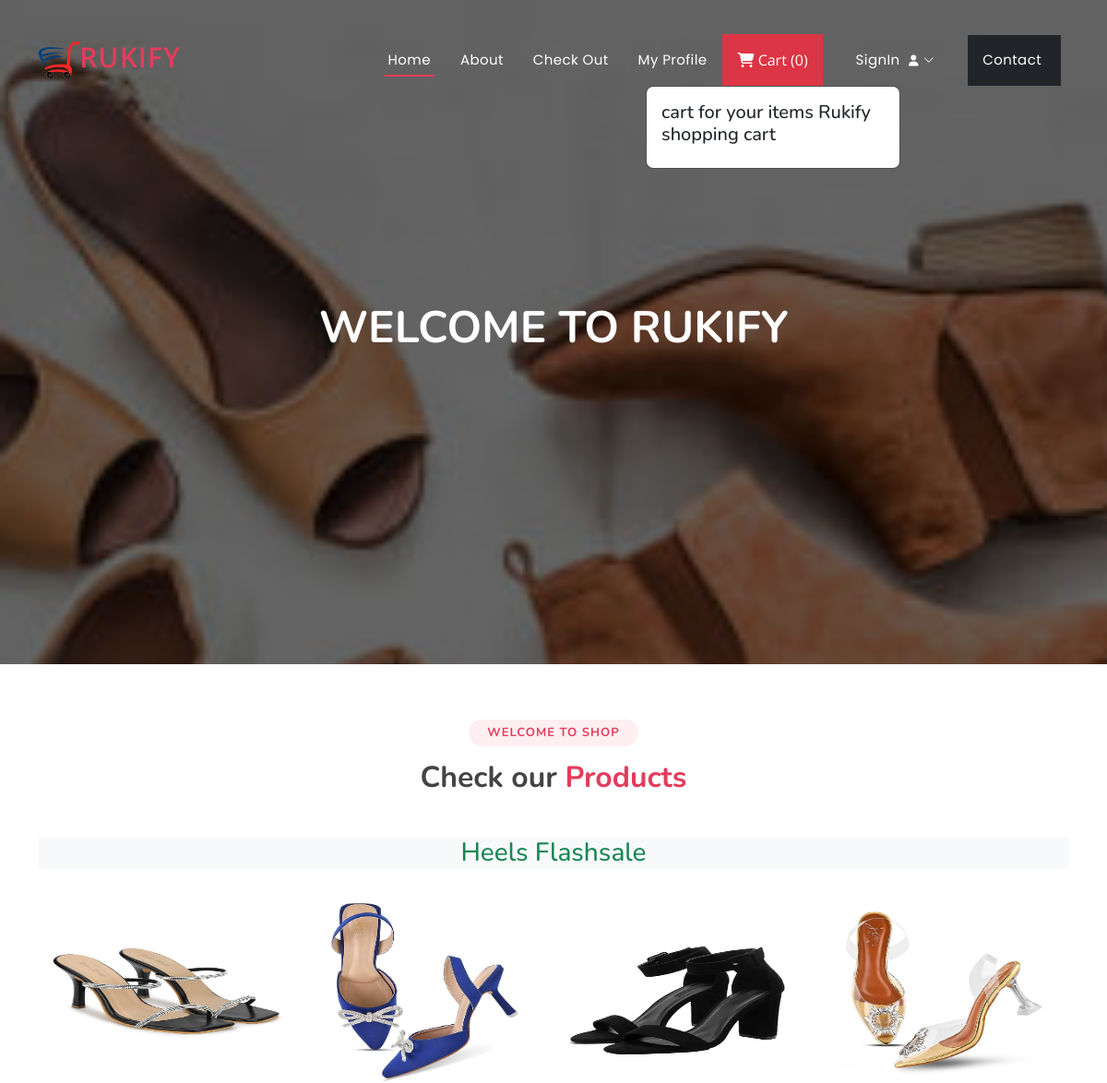
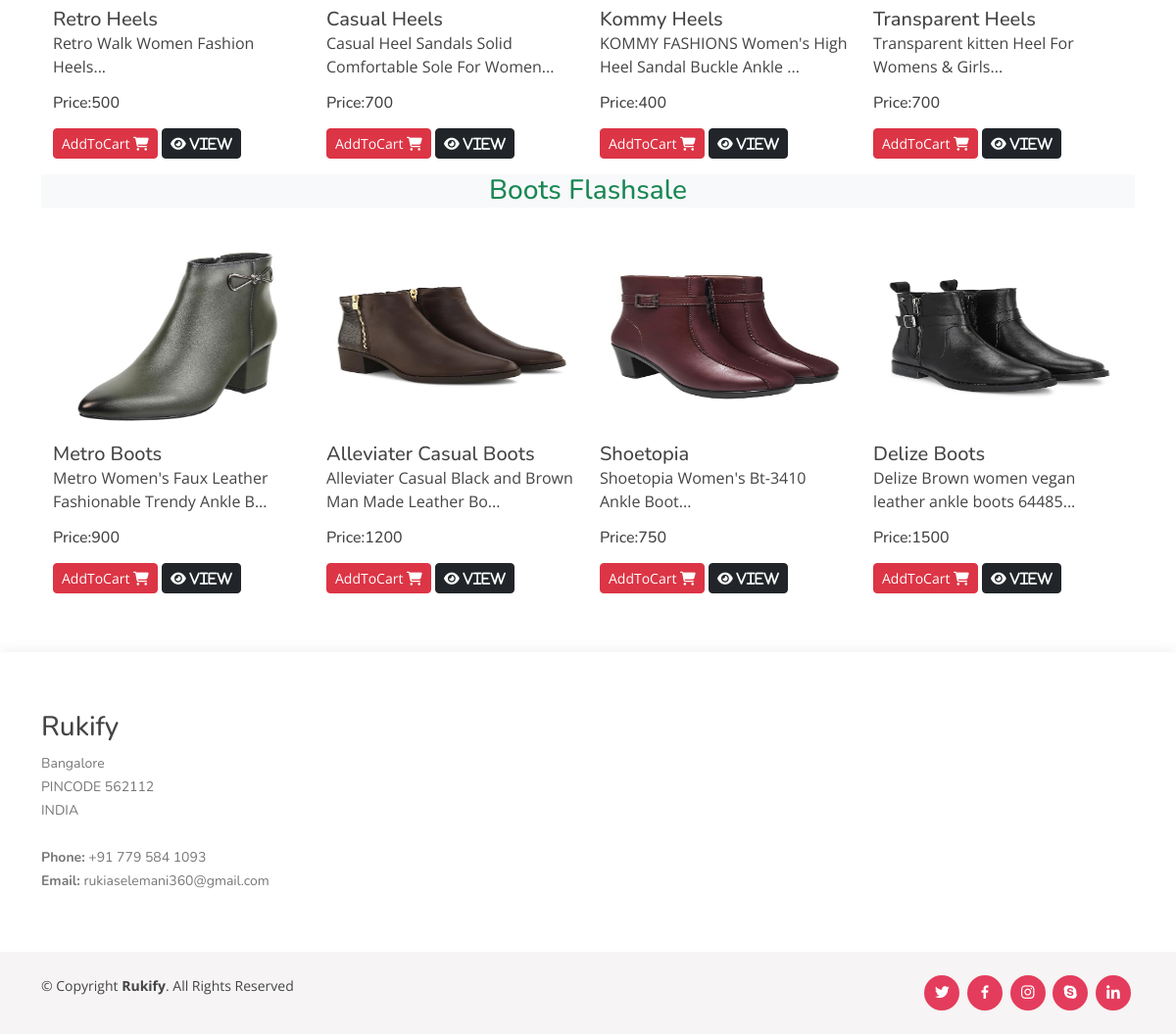
The page / on the database its author committed (2 pictures, top to bottom).
### ecommerceapp/models.py (models this page shows, shortened)
class Product(models.Model):
    product_id = models.AutoField
    product_name = models.CharField(max_length=100)
    category = models.CharField(max_length=100, default="")
    subcategory = models.CharField(max_length=50, default="")
    price = models.IntegerField(default=0)
    desc = models.CharField(max_length=300)
    image = models.ImageField(upload_to='images/images')

### ecommerceapp/views.py (the view)
# urls.py: path('', views.index, name="index"),
def index(request):
    allProds = []
    catprods = Product.objects.values('category','id')
    print(catprods)
    cats = {item['category'] for item in catprods}
    for cat in cats:
        prod= Product.objects.filter(category=cat)
        n=len(prod)
        nSlides = n // 4 + ceil((n / 4) - (n // 4))
        allProds.append([prod, range(1, nSlides), nSlides])
    params= {'allProds':allProds}
    return render(request, 'index.html',params)

### templates/index.html (shortened to what this page needs)
{% extends "base.html" %}
{% block content %}
<h1>WELCOME TO RUKIFY</h1>
{% endblock content %}
{% block body %}
{% load static %}
<section id="portfolio" class="portfolio">
  <div class="container">
    <div class="section-title">
      <h2>Welcome to Shop</h2>
      <h3>Check our <span>Products</span></h3>
    </div>
    {% for product, range, nSlides in allProds %}
    <h3 class="my-3 text-center text-success bg-light">
      {{product.0.category}} Flashsale
    </h3>
    <div class="container">
      <div class="row">
        {% for i in product %}
        <div class="col-md-3 mt-3">
          <img
            src="/media/{{i.image}}"
            class="card-img-top"
            alt="not found"
            height="200px"
            width="150px"
          />
          <div class="card-body">
            <h5 class="card-title mt-2" id="namepr{{i.id}}">
              {{i.product_name}}
            </h5>
            <p class="card-text">{{i.desc|slice:"0:53"}}...</p>
            <h6 class="card-title mb-3">
              Price:<span id="pricepr{{i.id}}">{{i.price}}</span>
            </h6>
            <span id="divpr{{i.id}}" class="divpr">
              <button id="pr{{i.id}}" class="btn btn-danger cart btn-sm mt-0">
                AddToCart <i class="fa-solid fa-cart-shopping"></i>
              </button>
            </span>
            <a href="/media/{{i.image}}">
              <button class="btn btn-dark btn-sm cart">
                <i class="fa-solid fa-eye"> View </i>
              </button></a
            >
          </div>
        </div>
        {% endfor %}
      </div>
    </div>
    {% endfor %}
  </div>
</section>
{% endblock body %}

### templates/base.html (shortened to what this page needs)
{% load static %}
<!DOCTYPE html>
<html lang="en">
<head>
  <link href="{% static '/assets/vendor/bootstrap/css/bootstrap.min.css' %} " rel="stylesheet">
  <link href="{% static '/assets/vendor/bootstrap-icons/bootstrap-icons.css' %} " rel="stylesheet">
  <link href="{% static '/assets/vendor/boxicons/css/boxicons.min.css' %} " rel="stylesheet">
  <link href="{% static '/assets/vendor/glightbox/css/glightbox.min.css' %} " rel="stylesheet">
  <link href="{% static '/assets/vendor/remixicon/remixicon.css' %} " rel="stylesheet">
  <link href="{% static '/assets/vendor/swiper/swiper-bundle.min.css' %} " rel="stylesheet">
  <link rel="stylesheet" href="https://cdnjs.cloudflare.com/ajax/libs/font-awesome/6.2.1/css/all.min.css" />
  <link href="{% static '/assets/css/style.css' %} " rel="stylesheet">
</head>
<body>
  <header id="header" class="fixed-top ">
    <div class="container d-flex align-items-center justify-content-between">
<a href="/" class="logo"><img src="{% static 'images/logo.png' %} "  alt="" class="img-fluid">Rukify</a>
      <nav id="navbar" class="navbar">
        <ul>
          <li><a class="nav-link scrollto active" href="/">Home</a></li>
          <li><a class="nav-link scrollto" href="about/">About</a></li>
          <li><a class="nav-link scrollto" href="checkout/">Check Out</a></li>
          <li><a class="nav-link scrollto" href="profile/">My Profile </a></li>
          <button type="button" class="nav-link scrollto bg-danger p-3 m-2 text-white" id="popcart" data-container="body" data-toggle="popover" data-placement="bottom" data-html="true" ><i class="fa-solid fa-cart-shopping"></i>  Cart (<span id="cart">0</span>)
          </button>
         {% if request.user.is_authenticated %}
         <li><a  class="nav-link scrollto" href="/auth/logout/">Logout <i class="fa-solid fa-right-from-bracket"></i>
         {% else %}
          <li class="dropdown"><a href="#"><span>SignIn </span> <i class="bi bi-chevron-down"></i></a>
        </li>
         {% endif %}
          <li><a class="nav-link scrollto bg-dark p-3 m-2" href="/contact">Contact </a></li>
        </ul>
      </nav>
    </div>
  </header>
  <section id="hero">
    <div class="hero-container">
      {% block content %} {% endblock content %}
    </div>
  </section>
  <main id="main">
    {% block body %}
    {% endblock body %}
  </main>
  <footer id="footer">
    <div class="footer-top">
      <div class="container">
        <div class="row">
          <div class="col-lg-3 col-md-6 footer-contact">
            <h3>Rukify</h3>
            <p>
              Bangalore <br>
              PINCODE 562112<br>
              INDIA <br><br>
              <strong>Phone:</strong> +91 779 584 1093<br>
              <strong>Email:</strong> rukiaselemani360@gmail.com<br>
            </p>
          </div>
        </div>
      </div>
    </div>
    <div class="container d-md-flex py-4">
      <div class="me-md-auto text-center text-md-start">
        <div class="copyright">
          &copy; Copyright <strong><span>Rukify</span></strong>. All Rights Reserved
        </div>
      </div>
      <div class="social-links text-center text-md-right pt-3 pt-md-0">
        <a href="#" class="twitter"><i class="bx bxl-twitter"></i></a>
        <a href="#" class="facebook"><i class="bx bxl-facebook"></i></a>
        <a href="#" class="instagram"><i class="bx bxl-instagram"></i></a>
        <a href="#" class="google-plus"><i class="bx bxl-skype"></i></a>
        <a href="#" class="linkedin"><i class="bx bxl-linkedin"></i></a>
      </div>
    </div>
  </footer>
</body>
</html>

### static/assets/css/style.css (style rules this page uses)
body { font-family: "Open Sans", sans-serif; color: #444444; }
a { color: #e43c5c; text-decoration: none; }
h1, h2, h3, h4, h5, h6 { font-family: "Nunito", sans-serif; }
#header { transition: all 0.5s; z-index: 997; padding: 20px 0; }
#header .logo { font-size: 30px; margin: 0; padding: 0; line-height: 1; font-weight: 600; letter-spacing: 1px; text-transform: uppercase; }
#header .logo img { max-height: 40px; }
.navbar { padding: 0; }
.navbar ul { margin: 0; padding: 0; display: flex; list-style: none; align-items: center; }
.navbar li { position: relative; }
.navbar>ul>li { white-space: nowrap; padding: 10px 0 10px 24px; }
.navbar a, .navbar a:focus { display: flex; align-items: center; justify-content: space-between; font-family: "Poppins", sans-serif; color: #fff; font-size: 15px; padding: 0 4px; white-space: nowrap; transition: 0.3s; letter-spacing: 0.4px; position: relative; }
.navbar a i, .navbar a:focus i { font-size: 12px; line-height: 0; margin-left: 5px; }
.navbar>ul>li>a:before { content: ""; position: absolute; width: 100%; height: 2px; bottom: -6px; left: 0; background-color: #e43c5c; visibility: hidden; transform: scaleX(0); transition: all 0.3s ease-in-out 0s; }
.navbar a:hover:before, .navbar li:hover>a:before, .navbar .active:before { visibility: visible; transform: scaleX(1); }
.navbar a:hover, .navbar .active, .navbar .active:focus, .navbar li:hover>a { color: #fff; }
#hero { width: 100%; height: 90vh; background: url("../../images/r2.jpg") top center; background-size: cover; position: relative; }
#hero:before { content: ""; background: rgba(0, 0, 0, 0.6); position: absolute; bottom: 0; top: 0; left: 0; right: 0; }
#hero .hero-container { position: absolute; bottom: 0; top: 0; left: 0; right: 0; display: flex; justify-content: center; align-items: center; flex-direction: column; text-align: center; padding: 0 15px; }
#hero h1 { margin: 0 0 10px 0; font-size: 48px; font-weight: 700; line-height: 56px; text-transform: uppercase; color: #fff; }
@media (min-width: 1024px) { #hero { background-attachment: fixed; } }
section { padding: 60px 0; overflow: hidden; }
.section-title { text-align: center; padding-bottom: 30px; }
.section-title h2 { font-size: 13px; letter-spacing: 1px; font-weight: 700; padding: 8px 20px; line-height: 1; margin: 0; background: #fdeff2; color: #e43c5c; display: inline-block; text-transform: uppercase; border-radius: 50px; }
.section-title h3 { margin: 15px 0 0 0; font-size: 32px; font-weight: 700; }
.section-title h3 span { color: #e43c5c; }
#footer { color: #444444; font-size: 14px; background: #f6f4f4; box-shadow: 0px 2px 15px rgba(0, 0, 0, 0.1); }
#footer .footer-top { padding: 60px 0 30px 0; background: #fff; }
#footer .footer-top .footer-contact { margin-bottom: 30px; }
#footer .footer-top .footer-contact p { font-size: 14px; line-height: 24px; margin-bottom: 0; font-family: "Nunito", sans-serif; color: #777777; }
#footer .social-links a { font-size: 18px; display: inline-block; background: #e43c5c; color: #fff; line-height: 1; padding: 8px 0; margin-right: 4px; border-radius: 50%; text-align: center; width: 36px; height: 36px; transition: 0.3s; }

### rows shown on the page
Product: category "Heels", image (picture), product_name "Retro Heels", desc "Retro Walk Women Fashion Heels", price "500"
Product: image (picture), product_name "Casual Heels", desc "Casual Heel Sandals Solid Comfortable Sole For Women", price "700"
Product: image (picture), product_name "Kommy Heels", desc "KOMMY FASHIONS Women's High Heel Sandal Buckle Ankle", price "400"
Product: image (picture), product_name "Transparent Heels", desc "Transparent kitten Heel For Womens & Girls", price "700"
Product: category "Boots", image (picture), product_name "Metro Boots", desc "Metro Women's Faux Leather Fashionable Trendy Ankle B", price "900"
Product: image (picture), product_name "Alleviater Casual Boots", desc "Alleviater Casual Black and Brown Man Made Leather Bo", price "1200"
Product: image (picture), product_name "Shoetopia", desc "Shoetopia Women's Bt-3410 Ankle Boot", price "750"
Product: image (picture), product_name "Delize Boots", desc "Delize Brown women vegan leather ankle boots 64485", price "1500"
